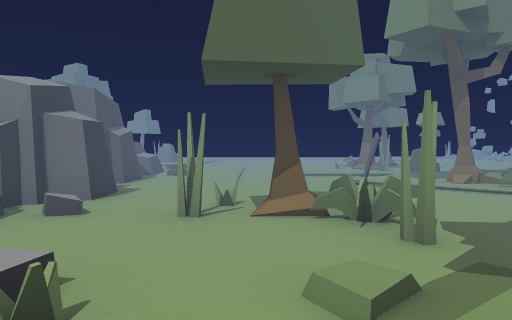
View 1 (above)

24 first-person views from a walk through a 3-D level made in the Unity game engine. The camera is 1.3 m above the floor, tilts 2° down and sees 70° across. The floor is counted in squares, 2 m on a side. Each view is taken from the middle of a square. On the plan, view 1 faces up. The plan holds only what a view shows up to about 11 squares ahead; the rest is blank. The place goes on beyond the plan. The player is left out. Some animated figures are left out.

View 2
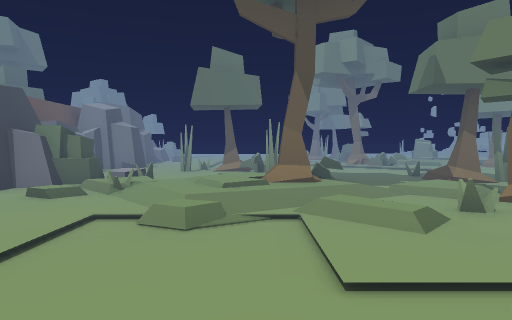

View 3
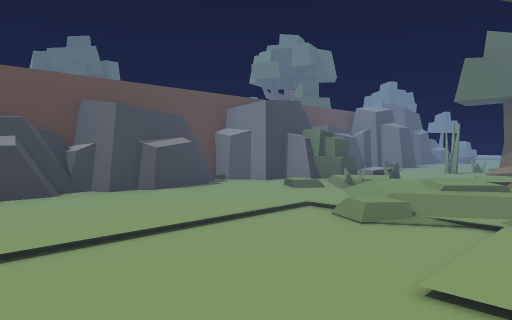

View 4
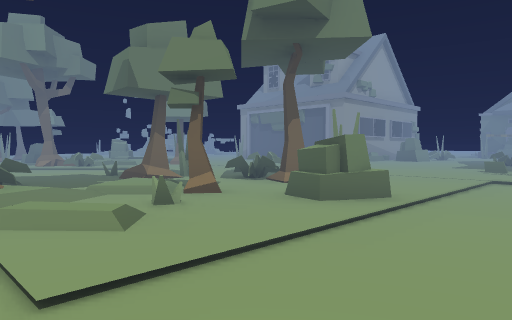

View 5
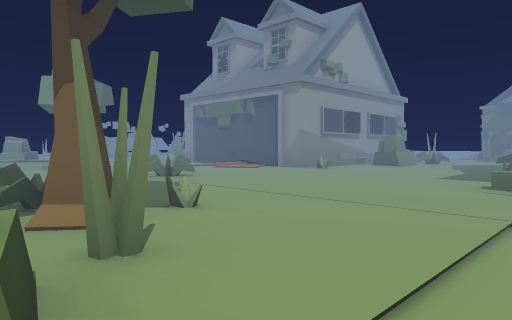

View 6
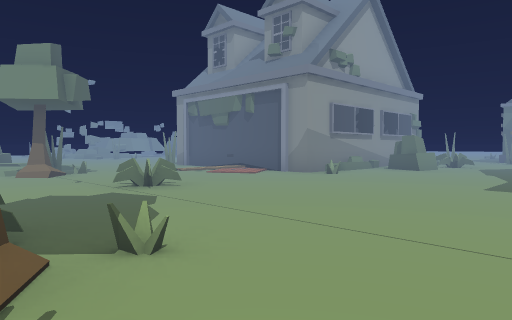

View 7
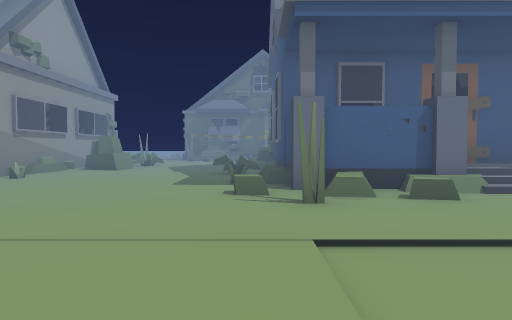

View 8
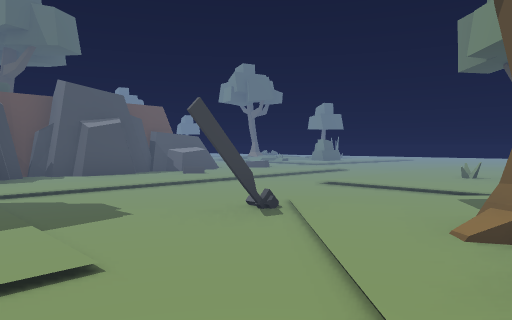

View 9
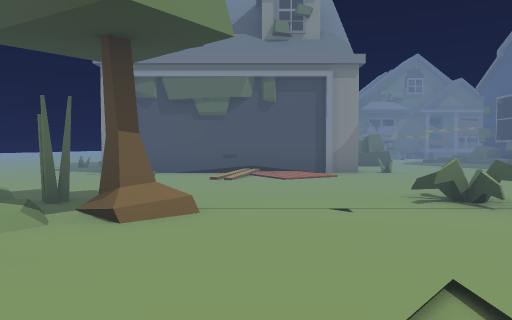

View 10
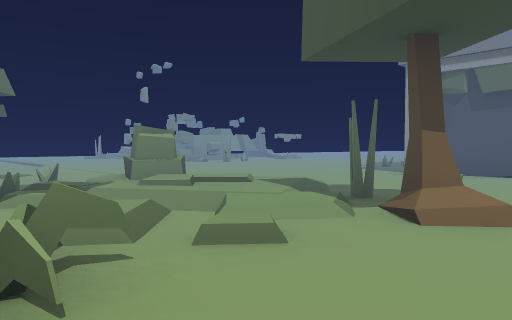

View 11
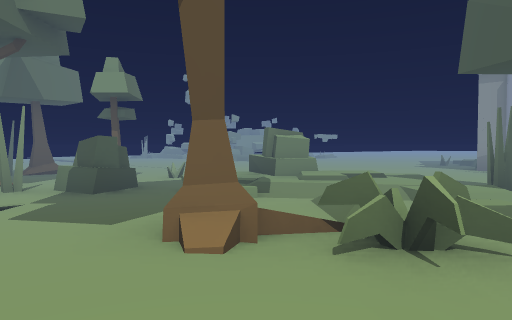

View 12
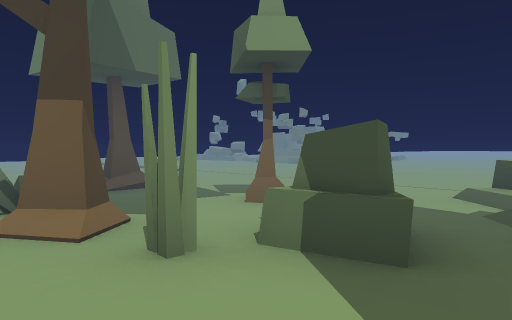

View 13
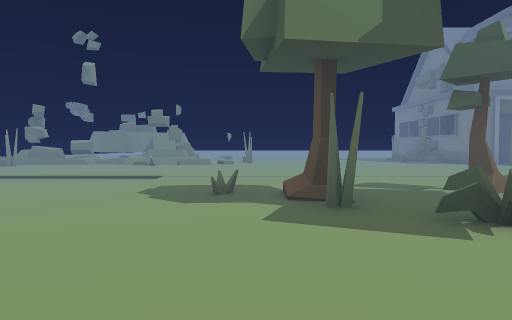

View 14
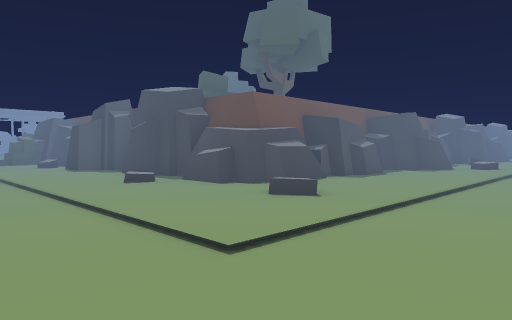

View 15
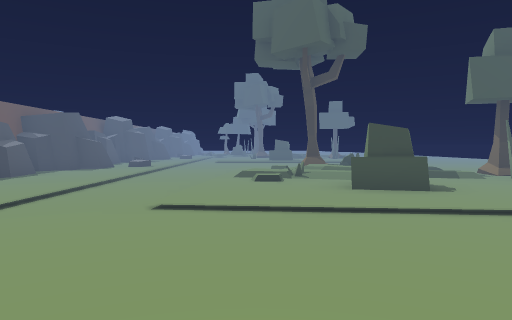

View 16
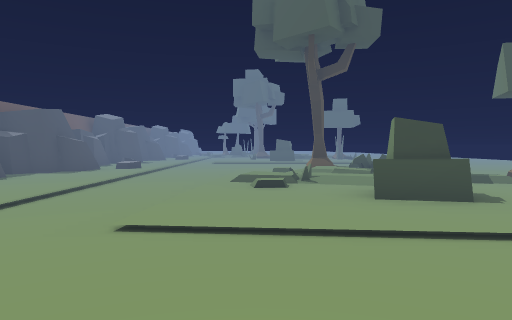

View 17
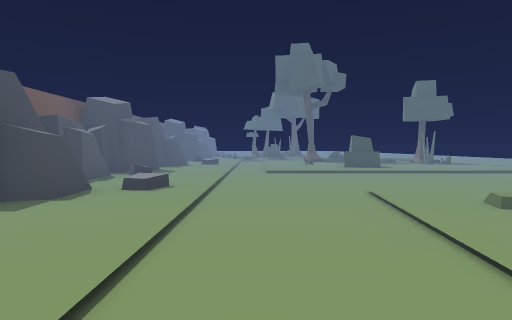

View 18
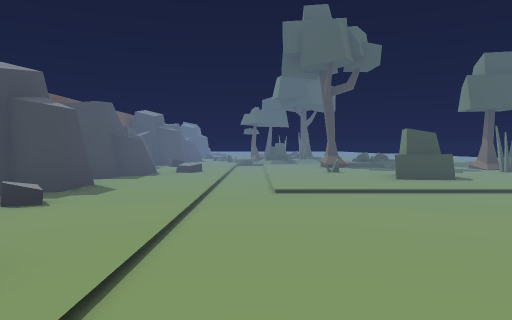

View 19
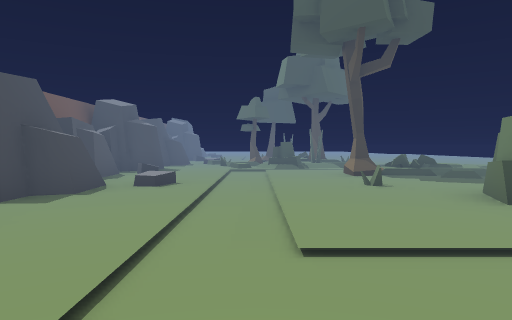

View 20
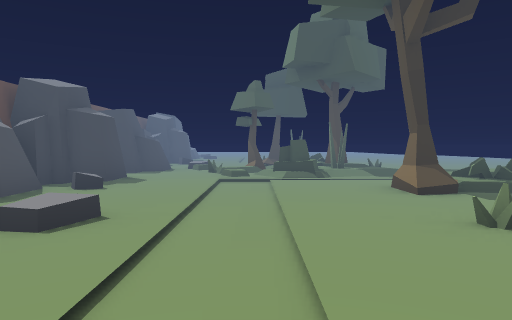

View 21
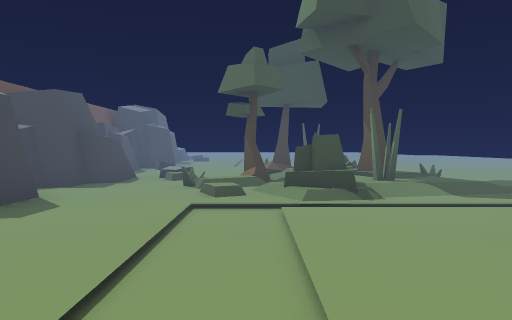

View 22
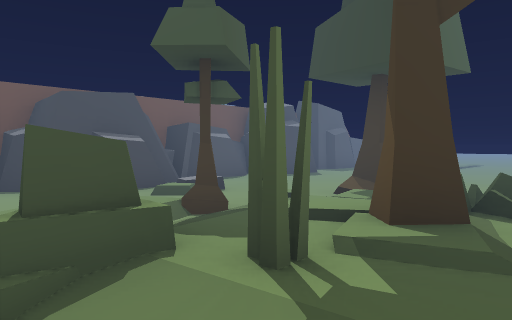

View 23
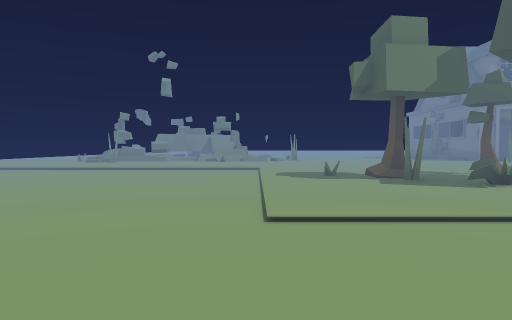

View 24
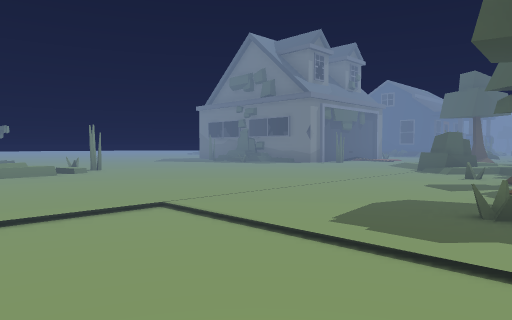

### Floor plan
Key: @ floor where view 1 was taken; # wall or solid block; x gap in a wall; . main floor; : floor 0.25 m higher than the main floor; + floor 0.5 m higher than the main floor; / step, stairs or slope; = window, fence, low wall or low ledge; ^ raised ledge; v drop or lower ground; P plant; O other object.
Columns run from 32 left of view 1 to 17 right of it. Each row starts with its distance up from view 1.
 21    ....    //##.....      /..     ...........
 20    .....   // .......  =  ....  .............
 19    ......//x=/........ #///#................./O
 18        ///./=...#......//:/...................+O
 17       =#x#....=..........:....................:
 16   ...#///^=...........................=........O.
 15     =#.##/...........................#=..........
 14    ....#=...........................=...........
 13  .............=.......=....../.....=#.#.........
 12 #.####.##.###########.##.####.......##==........
 11  ##v^ ##v#v^  v=  v^  #v#vv##^.......#=##.......
 10                             ##:.......==#/......=
  9                             v#......../////..../
  8                             =#.......#//:/...##
  7                           ^ ##....#..==/:/....#
  6                          ## v#..........:#....#
  5                             v#..=.............#
  4                              #..#P............#
  3                              #...P.......P....####
  2                              #.#./=.=.........=..#
  1                             v##P//=.=#...........#
  0                             v#./@/#:##=...........
 -1                              #..///.###=..........
 -2                             v#.././=.##........=..
 -3                             v#.......#...../.=##./
 -4                             ^#.............x######
 -5                                ......   ....#

Where each view was taken, in squares from view 1:
view 1: 0 up, 0 right, facing up
view 2: 5 down, 1 right, facing up
view 3: 5 down, 2 right, facing up-left
view 4: 5 down, 1 right, facing up-right
view 5: 4 down, 5 right, facing up-right
view 6: 3 down, 6 right, facing up-right
view 7: 3 down, 6 right, facing right
view 8: 5 up, 5 right, facing up-left
view 9: 5 up, 5 right, facing right
view 10: 5 up, 5 right, facing up-right
view 11: 6 up, 3 right, facing up-right
view 12: 10 up, 3 right, facing up-right
view 13: 16 up, 1 right, facing right
view 14: 16 up, 1 right, facing down-left
view 15: 17 up, 1 right, facing left
view 16: 17 up, 0 right, facing left
view 17: 15 up, 5 left, facing left
view 18: 15 up, 9 left, facing left
view 19: 15 up, 12 left, facing left
view 20: 15 up, 15 left, facing left
view 21: 15 up, 18 left, facing left
view 22: 18 up, 22 left, facing down-left
view 23: 18 up, 2 left, facing right
view 24: 20 up, 5 right, facing down-right
